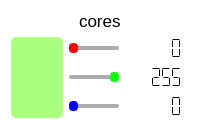
       <widget class="QFrame" name="frame">
        <property name="styleSheet">
         <string notr="true">background-color: rgb(255, 255, 255);
border-radius:5px;</string>
        </property>
        <property name="frameShape">
         <enum>QFrame::StyledPanel</enum>
        </property>
        <property name="frameShadow">
         <enum>QFrame::Raised</enum>
        </property>
        <layout class="QGridLayout" name="gridLayout">
         <item row="0" column="0">
          <layout class="QHBoxLayout" name="horizontalLayout_2">
           <item>
            <spacer name="horizontalSpacer_2">
             <property name="orientation">
              <enum>Qt::Horizontal</enum>
             </property>
             <property name="sizeHint" stdset="0">
              <size>
               <width>40</width>
               <height>20</height>
              </size>
             </property>
            </spacer>
           </item>
           <item>
            <widget class="QLabel" name="label">
             <property name="font">
              <font>
               <pointsize>13</pointsize>
              </font>
             </property>
             <property name="styleSheet">
              <string notr="true">color: rgb(0, 0, 0);</string>
             </property>
             <property name="text">
              <string>cores</string>
             </property>
            </widget>
           </item>
           <item>
            <spacer name="horizontalSpacer_3">
             <property name="orientation">
              <enum>Qt::Horizontal</enum>
             </property>
             <property name="sizeHint" stdset="0">
              <size>
               <width>40</width>
               <height>20</height>
              </size>
             </property>
            </spacer>
           </item>
          </layout>
         </item>
         <item row="1" column="0">
          <layout class="QHBoxLayout" name="horizontalLayout_6" stretch="30,70">
           <item>
            <widget class="SelectedColors" name="widget" native="true">
             <property name="styleSheet">
              <string notr="true">background-color: rgb(170, 255, 127);
border-radius:5px;</string>
             </property>
            </widget>
           </item>
           <item>
            <layout class="QVBoxLayout" name="groupSliderColors">
             <item>
              <layout class="QHBoxLayout" name="horizontalLayout_3" stretch="90,10">
               <item>
                <widget class="QSlider" name="horizontalSlider">
                 <property name="styleSheet">
                  <string notr="true">QSlider::groove:horizontal { 
	background-color: rgb(172, 172, 172);
	height: 4px; 
	border-radius: 2px;
}

QSlider::handle:horizontal { 
	background-color: red; 
	border: 2px solid red; 
	width: 5px; 
	height: 5px; 
	margin-top: -3px; 
	margin-bottom: -3px; 
	border-radius: 4px; 
}

</string>
                 </property>
                 <property name="maximum">
                  <number>255</number>
                 </property>
                 <property name="value">
                  <number>0</number>
                 </property>
                 <property name="orientation">
                  <enum>Qt::Horizontal</enum>
                 </property>
                </widget>
               </item>
               <item>
                <widget class="QLCDNumber" name="lcdNumberRed">
                 <property name="styleSheet">
                  <string notr="true">color: rgb(0, 0, 0);</string>
                 </property>
                 <property name="segmentStyle">
                  <enum>QLCDNumber::Flat</enum>
                 </property>
                </widget>
               </item>
              </layout>
             </item>
             <item>
              <layout class="QHBoxLayout" name="horizontalLayout_4" stretch="90,10">
               <item>
                <widget class="QSlider" name="horizontalSlider_2">
                 <property name="styleSheet">
                  <string notr="true">QSlider::groove:horizontal { 
	background-color: rgb(172, 172, 172);
	height: 4px; 
	border-radius: 2px;
}

QSlider::handle:horizontal { 
	background-color: rgb(0, 255, 0); 
	border: 2px solid rgb(0, 255, 0) ; 
	width: 5px; 
	height: 5px; 
	margin-top: -3px; 
	margin-bottom: -3px; 
	border-radius: 4px; 
}
</string>
                 </property>
                 <property name="maximum">
                  <number>255</number>
                 </property>
                 <property name="value">
                  <number>255</number>
                 </property>
                 <property name="orientation">
                  <enum>Qt::Horizontal</enum>
                 </property>
                </widget>
               </item>
               <item>
                <widget class="QLCDNumber" name="lcdNumberGreen">
                 <property name="styleSheet">
                  <string notr="true">color: rgb(0, 0, 0);</string>
                 </property>
                 <property name="segmentStyle">
                  <enum>QLCDNumber::Flat</enum>
                 </property>
                 <property name="intValue" stdset="0">
                  <number>255</number>
                 </property>
                </widget>
               </item>
              </layout>
             </item>
             <item>
              <layout class="QHBoxLayout" name="horizontalLayout_5" stretch="90,10">
               <item>
                <widget class="QSlider" name="horizontalSlider_3">
                 <property name="styleSheet">
                  <string notr="true">QSlider::groove:horizontal { 
	background-color: rgb(172, 172, 172);
	height: 4px; 
	border-radius: 2px;
}

QSlider::handle:horizontal { 
	background-color: rgb(0, 0, 255); 
	border: 2px solid rgb(0, 0, 255); 
	width: 5px; 
	height: 5px; 
	margin-top: -3px; 
	margin-bottom: -3px; 
	border-radius: 4px; 
}
</string>
                 </property>
                 <property name="maximum">
                  <number>255</number>
                 </property>
                 <property name="value">
                  <number>0</number>
                 </property>
                 <property name="orientation">
                  <enum>Qt::Horizontal</enum>
                 </property>
                </widget>
               </item>
               <item>
                <widget class="QLCDNumber" name="lcdNumberBlue">
                 <property name="styleSheet">
                  <string notr="true">color: rgb(0, 0, 0);</string>
                 </property>
                 <property name="segmentStyle">
                  <enum>QLCDNumber::Flat</enum>
                 </property>
                </widget>
               </item>
              </layout>
             </item>
            </layout>
           </item>
          </layout>
         </item>
        </layout>
       </widget>
